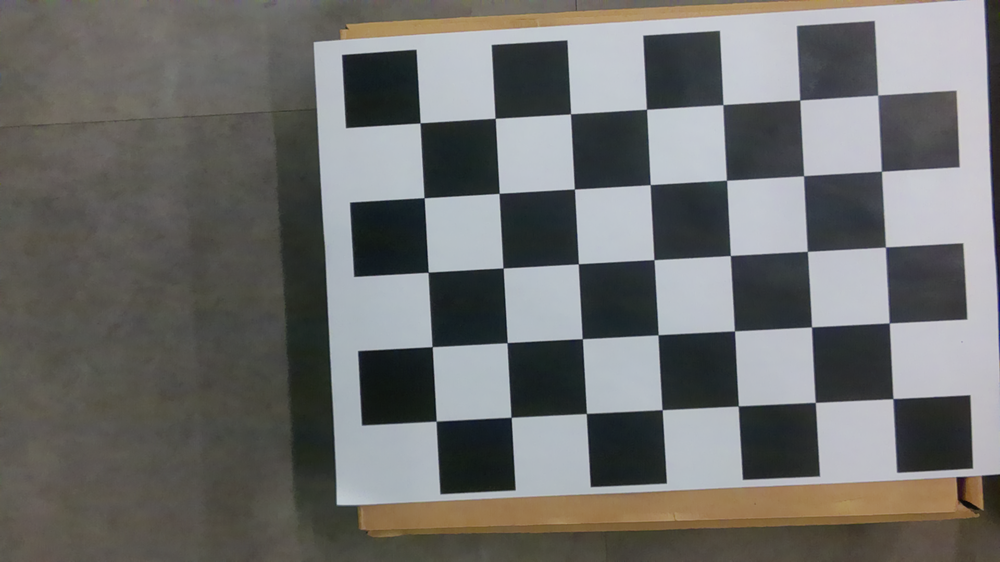
#> input picture Calibration _Photos/2026-03-26_18:11:09.png, 1000 x 562 px, shrunk from 1920 x 1080 before the run; its folder holds only this picture in this run
$ python calibration.py
#> lines starting #> are read from the running program, lines starting #| are printed output that depends on the picture; after the words box and inside, x2 and y2 are one past the last pixel; in counts of white or black regions, pixels touching at a corner belong together
import numpy as np
import cv2 # type: ignore cv2 is in venv, venv de çalıştırmalısın, caapture.py de globalde
""" /home/ozu/Desktop/Workspace/.venv/bin/python /home/ozu/Desktop/Workspace/calibration.py"""
import glob
import os

# --- AYARLAR ---
CHESSBOARD_SIZE = (7, 5)   # SENİN TAHTAN İÇİN DOĞRU
SQUARE_SIZE = 34.0         # mm (ölçerek doğrula = 36mm)

IMAGE_PATH = '/home/ozu/Desktop/Workspace/Calibration _Photos/*.png'
SAVE_DIR = '/home/ozu/Desktop/Workspace/Calibration_Results'

# klasör yoksa oluştur
os.makedirs(SAVE_DIR, exist_ok=True)

criteria = (cv2.TERM_CRITERIA_EPS + cv2.TERM_CRITERIA_MAX_ITER, 30, 0.001)

# --- 3D NOKTALAR ---
objp = np.zeros((CHESSBOARD_SIZE[0] * CHESSBOARD_SIZE[1], 3), np.float32)
objp[:, :2] = np.mgrid[0:CHESSBOARD_SIZE[0], 0:CHESSBOARD_SIZE[1]].T.reshape(-1, 2)
objp *= SQUARE_SIZE

objpoints = []
imgpoints = []

images = glob.glob(IMAGE_PATH)

if not images:
    print("Hata: Görüntü bulunamadı.")
    exit()

print(f"Toplam {len(images)} fotoğraf bulundu. Köşeler aranıyor...")

img_shape = None

# daha sağlam detection için
flags = cv2.CALIB_CB_ADAPTIVE_THRESH + cv2.CALIB_CB_NORMALIZE_IMAGE

for fname in images:
    img = cv2.imread(fname)
#> img is the input picture: shape (562, 1000, 3); mean B, G, R 108.4, 110.3, 110.1

    if img is None:
        print(f"Görüntü okunamadı: {fname}")
        continue

    gray = cv2.cvtColor(img, cv2.COLOR_BGR2GRAY)
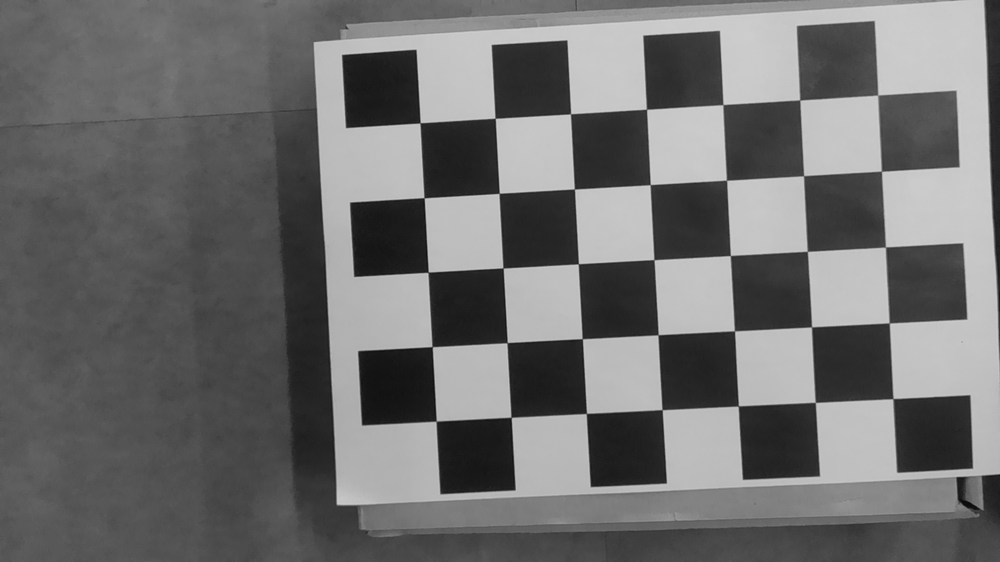
#> gray: shape (562, 1000); min 8, max 209, mean 110

    if img_shape is None:
        img_shape = gray.shape[::-1]

    # yeni daha güçlü method
    ret, corners = cv2.findChessboardCornersSB(gray, CHESSBOARD_SIZE, flags)
#> ret = True; corners = 35 rows, first 8: [893, 398.6], [815.3, 402.3], [738.3, 405.9], [662, 409.7], [586.4, 413.4], [511.1, 417.2], [436.2, 421.1], [889.2, 323]

    print(f"{os.path.basename(fname)} -> {'OK' if ret else 'FAIL'}")
#| 2026-03-26_18:11:09.png -> OK

    if ret:
        objpoints.append(objp)

        corners = corners.astype(np.float32)
        corners2 = cv2.cornerSubPix(gray, corners, (11, 11), (-1, -1), criteria)
#> corners2 = 35 rows, first 8: [892.9, 398.6], [815.3, 402.4], [738.3, 405.9], [662.1, 409.7], [586.4, 413.5], [511.1, 417.3], [436.2, 421.1], [889.2, 322.9]
        imgpoints.append(corners2)

        # debug görüntüsü
        vis = img.copy()
        cv2.drawChessboardCorners(vis, CHESSBOARD_SIZE, corners2, ret)
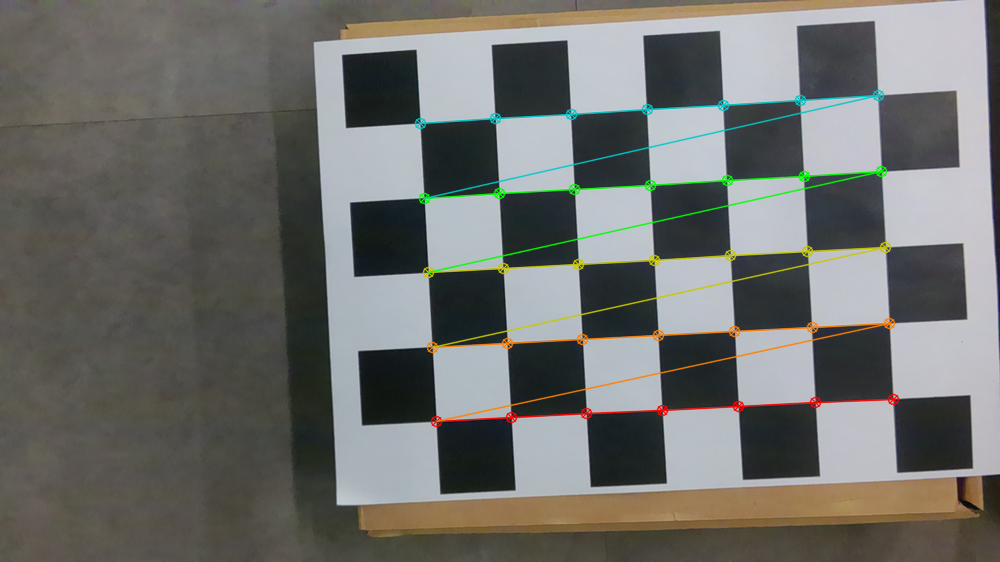
#> vis: shape (562, 1000, 3); 2.69% of pixels changed, all inside (x1, y1, x2, y2) = (414, 89, 900, 428)
        cv2.imshow("Corners", vis)
        cv2.waitKey(100)

cv2.destroyAllWindows()

if len(objpoints) == 0:
    print("Hiçbir görüntüde köşe bulunamadı.")
    exit()

print(f"\nBaşarılı! {len(objpoints)} görüntü kullanıldı.")
print("Kalibrasyon hesaplanıyor...")

# --- KALİBRASYON ---
ret, mtx, dist, rvecs, tvecs = cv2.calibrateCamera(
    objpoints, imgpoints, img_shape, None, None
)
#> ret = 0.126; mtx = [[1863.3, 0, 604.5], [0, 1843.2, 349.1], [0, 0, 1]]; dist = [[0.188, -2.61, 0.00688, 0.0134, 21.87]]; rvecs = ([0.0637, -0.0313, 3.09],); tvecs = ([127.6, 22.11, 831.5],)

# --- REPROJECTION ERROR ---
mean_error = 0
for i in range(len(objpoints)):
    imgpoints2, _ = cv2.projectPoints(
        objpoints[i], rvecs[i], tvecs[i], mtx, dist
    )
    error = cv2.norm(imgpoints[i], imgpoints2, cv2.NORM_L2) / len(imgpoints2)
    mean_error += error
#> this loop made 1 pass
#> (error, mean_error) on pass 1: (0.0214, 0.0214)
#> after the loop, mean_error = 0.0214

mean_error /= len(objpoints)

print("\n" + "="*40)
print("INTRINSIC MATRIX (mtx)")
print("="*40)
print(mtx)
#| [[1.86331739e+03 0.00000000e+00 6.04477724e+02]
#|  [0.00000000e+00 1.84316738e+03 3.49057472e+02]
#|  [0.00000000e+00 0.00000000e+00 1.00000000e+00]]

print("\nDISTORTION COEFFS (dist)")
print("="*40)
print(dist)
#| [[ 1.88198956e-01 -2.60904157e+00  6.87648166e-03  1.33760978e-02
#|    2.18671355e+01]]

print(f"\nReprojection Error: {mean_error:.4f} px")
#| Reprojection Error: 0.0214 px

# --- EXTRINSIC (ilk görüntü için) ---
R, _ = cv2.Rodrigues(rvecs[0])
#> R = [[-0.998, -0.0532, 0.0407], [0.0524, -0.998, -0.0213], [0.0417, -0.0192, 0.999]]
t = tvecs[0]
#> t = [127.6, 22.11, 831.5]
extrinsic_matrix = np.hstack((R, t))
#> extrinsic_matrix = [[-0.998, -0.0532, 0.0407, 127.6], [0.0524, -0.998, -0.0213, 22.11], [0.0417, -0.0192, 0.999, 831.5]]

print("\nExtrinsic Matrix [R|t] (ilk görüntü)")
print("="*40)
print(extrinsic_matrix)
#| [[-9.97756006e-01 -5.31935575e-02  4.06619977e-02  1.27557177e+02]
#|  [ 5.23584936e-02 -9.98400452e-01 -2.13336889e-02  2.21077619e+01]
#|  [ 4.17317717e-02 -1.91568153e-02  9.98945182e-01  8.31527533e+02]]

# --- KAYDETME ---

# 1. Tüm kalibrasyon verisi (tek dosya)
np.savez(os.path.join(SAVE_DIR, "camera_calibration.npz"),
         mtx=mtx,
         dist=dist,
         rvecs=rvecs,
         tvecs=tvecs,
         reprojection_error=mean_error,
         img_width=img_shape[0],
         img_height=img_shape[1])

np.save(os.path.join(SAVE_DIR, "mtx.npy"), mtx)
np.save(os.path.join(SAVE_DIR, "dist.npy"), dist)

np.savetxt(os.path.join(SAVE_DIR, "mtx.txt"), mtx)
np.savetxt(os.path.join(SAVE_DIR, "dist.txt"), dist)

np.save(os.path.join(SAVE_DIR, "extrinsic_first.npy"), extrinsic_matrix)

print("\nTüm sonuçlar 'Calibration_Results' klasörüne kaydedildi.")

#unzip camera_calibration.npz    npz dosyasını aç (Calibration_Results/ git)

$ run again, on Calibration _Photos/2026-03-26_18:12:18.png
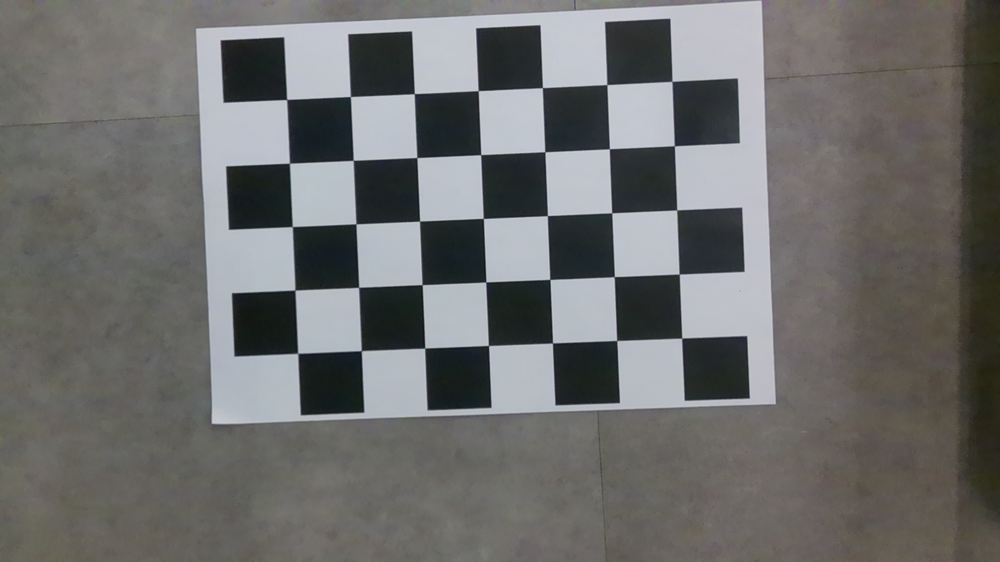
#> input picture Calibration _Photos/2026-03-26_18:12:18.png, 1000 x 562 px, shrunk from 1920 x 1080 before the run
#> img is the input picture: shape (562, 1000, 3); mean B, G, R 108.5, 109.5, 109.2
#> `ret, corners = cv2.findChessboardCornersSB(gray, CHESSBOARD_SIZE, flags)`: ret = True; corners = 35 rows, first 8: [681.7, 338], [616.8, 340.5], [552.4, 342.9], [488.6, 345.4], [424.8, 348], [361.4, 350.6], [297.8, 353.3], [679.2, 274.1]
#| 2026-03-26_18:12:18.png -> OK
#> corners2 = 35 rows, first 8: [681.7, 338.1], [616.7, 340.5], [552.5, 343], [488.5, 345.5], [424.7, 348.1], [361.3, 350.7], [297.7, 353.3], [679.2, 274.1]
#> `cv2.drawChessboardCorners(vis, CHESSBOARD_SIZE, corners2, ret)`:
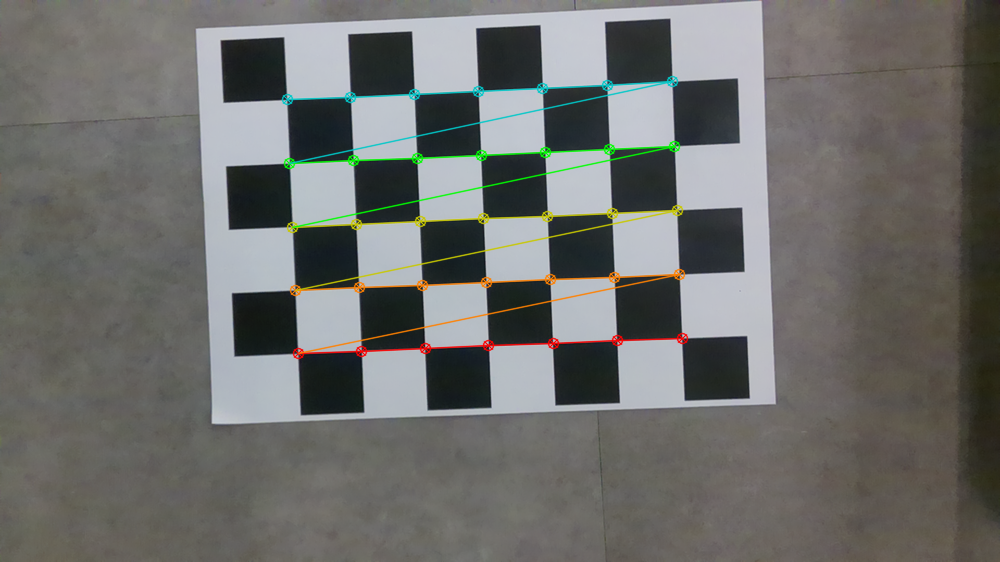
#> vis: shape (562, 1000, 3); 2.35% of pixels changed, all inside (x1, y1, x2, y2) = (281, 75, 689, 360)
#> `ret, mtx, dist, rvecs, tvecs = cv2.calibrateCamera( objpoints, imgpoin..`: ret = 0.077; mtx = [[2236.6, 0, 464], [0, 2229.1, 386.4], [0, 0, 1]]; dist = [[0.515, -5.92, 0.0254, 0.00212, 20.34]]; rvecs = ([0.084, -0.0512, 3.1],); tvecs = ([114.8, -25.86, 1184],)
#> the loop `for i in range(len(objpoints)):` made 1 pass
#> (error, mean_error) on pass 1: (0.013, 0.013)
#> after the loop `for i in range(len(objpoints)):`: mean_error = 0.013
#| [[2.23658123e+03 0.00000000e+00 4.63982558e+02]
#|  [0.00000000e+00 2.22906441e+03 3.86421618e+02]
#|  [0.00000000e+00 0.00000000e+00 1.00000000e+00]]
#| [[ 5.15131449e-01 -5.92334634e+00  2.54016379e-02  2.12449110e-03
#|    2.03378772e+01]]
#| Reprojection Error: 0.0130 px
#> R = [[-0.998, -0.0409, 0.0535], [0.0391, -0.999, -0.0341], [0.0548, -0.0319, 0.998]]
#> t = [114.8, -25.86, 1184]
#> extrinsic_matrix = [[-0.998, -0.0409, 0.0535, 114.8], [0.0391, -0.999, -0.0341, -25.86], [0.0548, -0.0319, 0.998, 1184]]
#| [[-9.97731205e-01 -4.09324098e-02  5.34507201e-02  1.14805096e+02]
#|  [ 3.91439086e-02 -9.98651908e-01 -3.40899060e-02 -2.58577259e+01]
#|  [ 5.47740456e-02 -3.19202929e-02  9.97988426e-01  1.18403431e+03]]

$ run again, on Calibration _Photos/2026-03-26_18:12:51.png
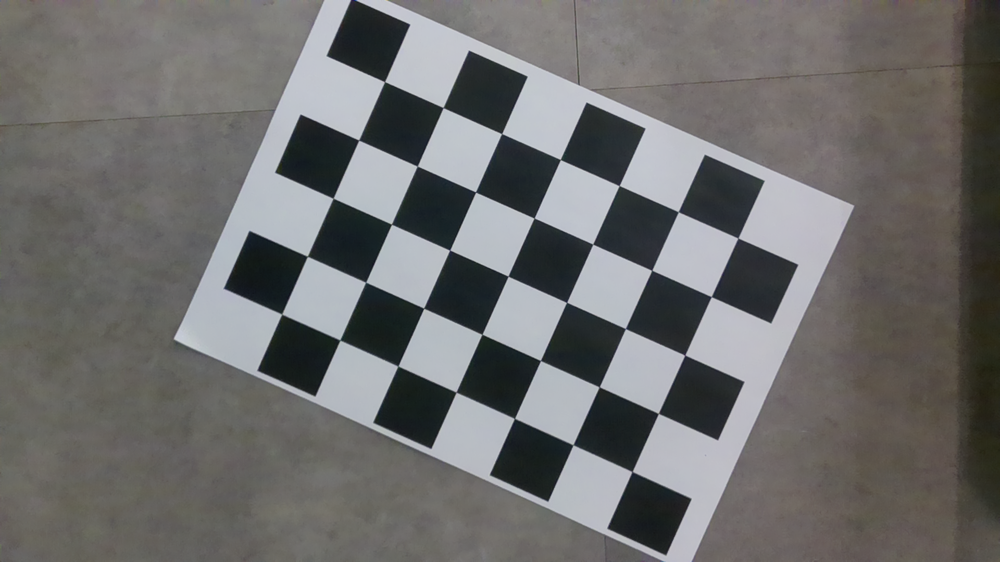
#> input picture Calibration _Photos/2026-03-26_18:12:51.png, 1000 x 562 px, shrunk from 1920 x 1080 before the run
#> img is the input picture: shape (562, 1000, 3); mean B, G, R 109, 109.6, 109.9
#> `ret, corners = cv2.findChessboardCornersSB(gray, CHESSBOARD_SIZE, flags)`: ret = True; corners = 35 rows, first 8: [384.6, 81.57], [443.1, 107.6], [501.7, 133.5], [560.3, 159.5], [619.1, 185.6], [678.3, 211.7], [737.9, 237.9], [358.8, 140.1]
#| 2026-03-26_18:12:51.png -> OK
#> corners2 = 35 rows, first 8: [384.6, 81.6], [443.2, 107.6], [501.6, 133.6], [560.3, 159.5], [619.2, 185.6], [678.3, 211.7], [737.9, 238], [358.7, 140.1]
#> `cv2.drawChessboardCorners(vis, CHESSBOARD_SIZE, corners2, ret)`:
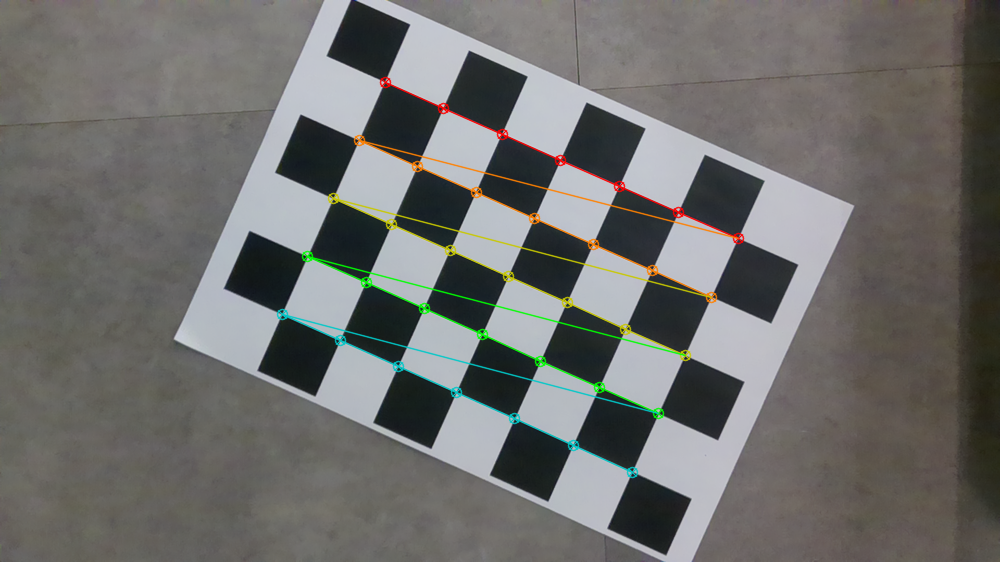
#> vis: shape (562, 1000, 3); 2.27% of pixels changed, all inside (x1, y1, x2, y2) = (276, 76, 745, 479)
#> `ret, mtx, dist, rvecs, tvecs = cv2.calibrateCamera( objpoints, imgpoin..`: ret = 0.0787; mtx = [[3396.3, 0, 397], [0, 3379.8, 405.2], [0, 0, 1]]; dist = [[0.99, -21.16, 0.0346, -0.0183, 216.2]]; rvecs = ([0.0716, 0.0825, 0.421],); tvecs = ([-6.29, -172.7, 1799.3],)
#> the loop `for i in range(len(objpoints)):` made 1 pass
#> (error, mean_error) on pass 1: (0.0133, 0.0133)
#> after the loop `for i in range(len(objpoints)):`: mean_error = 0.0133
#| [[3.39629022e+03 0.00000000e+00 3.97004579e+02]
#|  [0.00000000e+00 3.37982658e+03 4.05244165e+02]
#|  [0.00000000e+00 0.00000000e+00 1.00000000e+00]]
#| [[ 9.90345150e-01 -2.11618225e+01  3.46414193e-02 -1.82852819e-02
#|    2.16209574e+02]]
#| Reprojection Error: 0.0133 px
#> R = [[0.909, -0.405, 0.0947], [0.411, 0.91, -0.0523], [-0.0651, 0.0864, 0.994]]
#> t = [-6.29, -172.7, 1799.3]
#> extrinsic_matrix = [[0.909, -0.405, 0.0947, -6.29], [0.411, 0.91, -0.0523, -172.7], [-0.0651, 0.0864, 0.994, 1799.3]]
#| [[ 9.09455763e-01 -4.04864236e-01  9.47373468e-02 -6.28725003e+00]
#|  [ 4.10676320e-01  9.10282110e-01 -5.22631791e-02 -1.72708413e+02]
#|  [-6.50782198e-02  8.64374344e-02  9.94129466e-01  1.79927084e+03]]

$ run again, on Calibration _Photos/2026-03-26_18:13:10.png
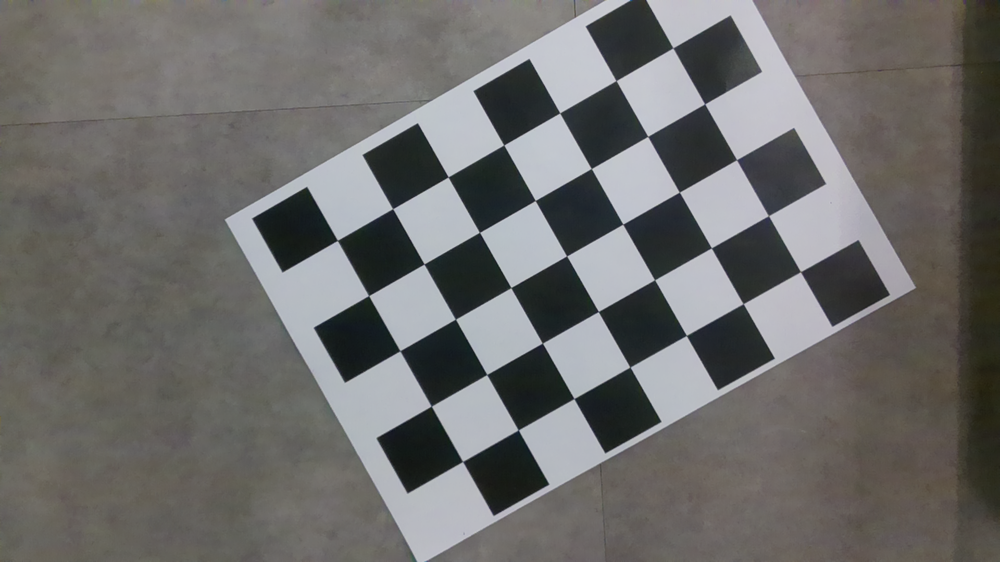
#> input picture Calibration _Photos/2026-03-26_18:13:10.png, 1000 x 562 px, shrunk from 1920 x 1080 before the run
#> img is the input picture: shape (562, 1000, 3); mean B, G, R 107.2, 108.6, 109.3
#> `ret, corners = cv2.findChessboardCornersSB(gray, CHESSBOARD_SIZE, flags)`: ret = True; corners = 35 rows, first 8: [800.4, 271.7], [743.1, 303.7], [686.3, 335.4], [629.9, 367], [574, 398.5], [518.2, 429.9], [462.7, 461.5], [768.4, 215.7]
#| 2026-03-26_18:13:10.png -> OK
#> corners2 = 35 rows, first 8: [800.5, 271.7], [743.2, 303.7], [686.4, 335.5], [630, 367.1], [574, 398.5], [518.3, 429.9], [462.6, 461.5], [768.4, 215.7]
#> `cv2.drawChessboardCorners(vis, CHESSBOARD_SIZE, corners2, ret)`:
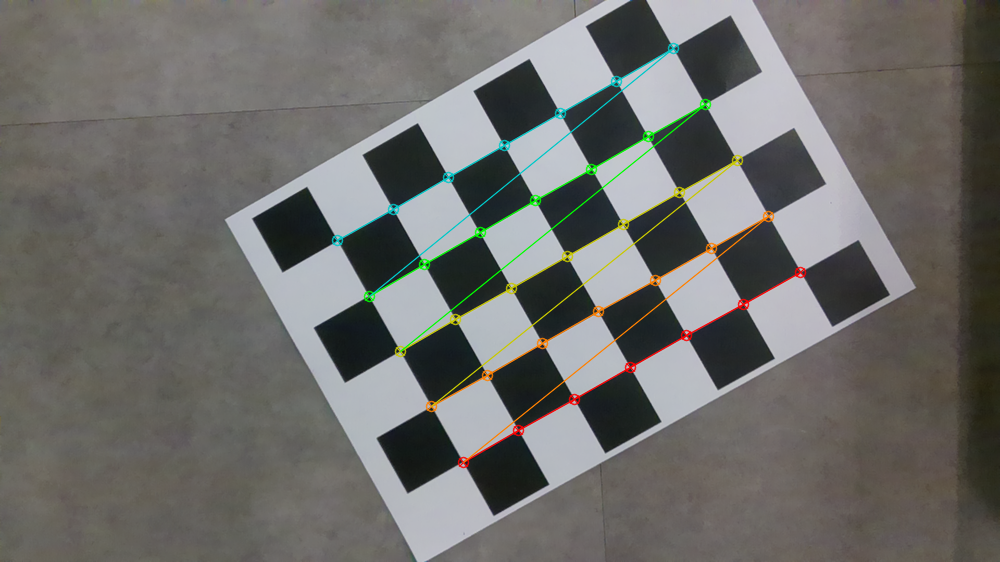
#> vis: shape (562, 1000, 3); 2.07% of pixels changed, all inside (x1, y1, x2, y2) = (331, 42, 807, 469)
#> `ret, mtx, dist, rvecs, tvecs = cv2.calibrateCamera( objpoints, imgpoin..`: ret = 0.0842; mtx = [[5148.8, 0, 534.3], [0, 5130.6, 501.3], [0, 0, 1]]; dist = [[1.19, 62.84, 0.063, 0.0329, -4396]]; rvecs = ([0.139, -0.0264, 2.62],); tvecs = ([138.7, -121.1, 2699.9],)
#> the loop `for i in range(len(objpoints)):` made 1 pass
#> (error, mean_error) on pass 1: (0.0142, 0.0142)
#> after the loop `for i in range(len(objpoints)):`: mean_error = 0.0142
#| [[5.14882241e+03 0.00000000e+00 5.34252980e+02]
#|  [0.00000000e+00 5.13059113e+03 5.01332272e+02]
#|  [0.00000000e+00 0.00000000e+00 1.00000000e+00]]
#| [[ 1.19330359e+00  6.28443943e+01  6.30203790e-02  3.28918050e-02
#|   -4.39597439e+03]]
#| Reprojection Error: 0.0142 px
#> R = [[-0.866, -0.492, 0.0938], [0.49, -0.871, -0.0447], [0.104, 0.00722, 0.995]]
#> t = [138.7, -121.1, 2699.9]
#> extrinsic_matrix = [[-0.866, -0.492, 0.0938, 138.7], [0.49, -0.871, -0.0447, -121.1], [0.104, 0.00722, 0.995, 2699.9]]
#| [[-8.65684620e-01 -4.91719714e-01  9.38182409e-02  1.38664475e+02]
#|  [ 4.89733825e-01 -8.70723605e-01 -4.47346056e-02 -1.21125909e+02]
#|  [ 1.03686644e-01  7.21990592e-03  9.94583809e-01  2.69990107e+03]]
